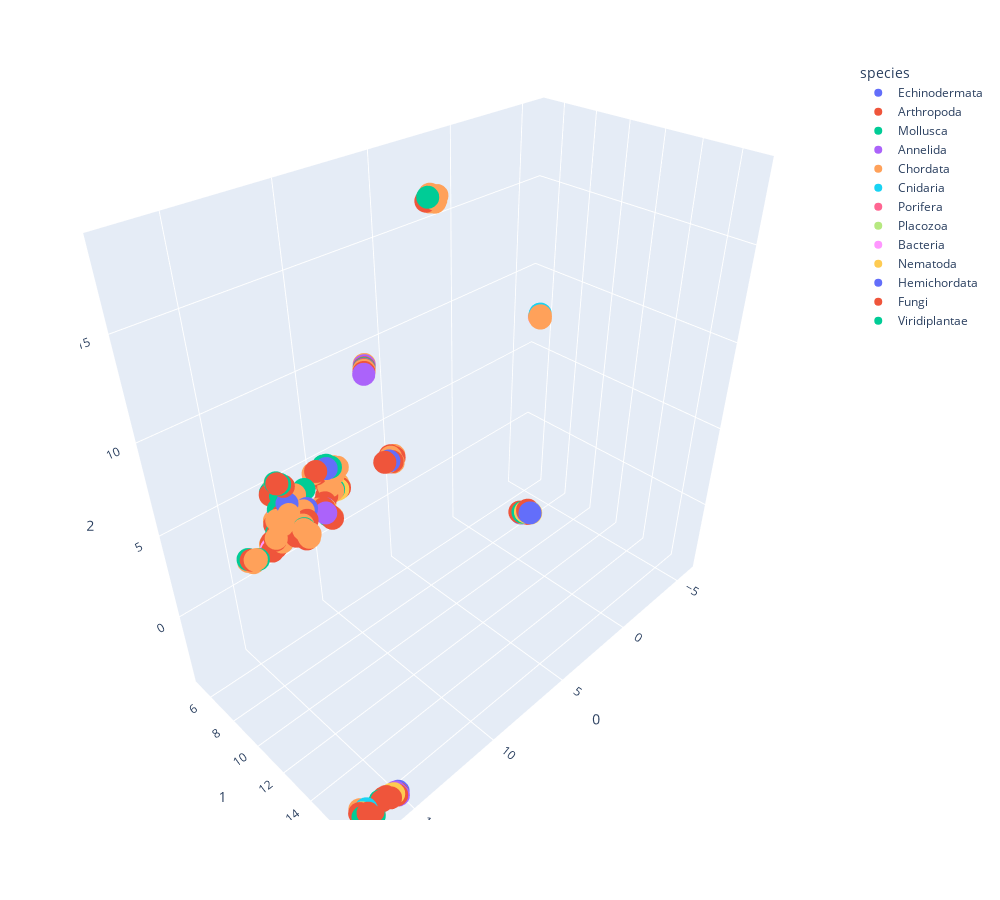

The code cell stored with this chart in its notebook:
### Code cell
umap_3d = UMAP(n_components=3, random_state=0)
proj_umap_dist_3d = umap_3d.fit_transform(dist_matrix)

umap_dist_3d = px.scatter_3d(
    proj_umap_dist_3d, x=0, y=1, z=2,
    color=colour.Color_species, labels={'color': 'species'}
)
umap_dist_3d.update_traces(marker_size=8)
umap_dist_3d.update_layout(xaxis_range=[-20, 20], yaxis_range=[-20, 20])
umap_dist_3d.update_layout(width=1000, height=900)
umap_dist_3d.update_xaxes(dtick=5)
umap_dist_3d.show()

### Figure 1 — Plotly figure (JSON) as saved in the notebook; plotly's stock layout.template omitted (floating-point values rounded to 4 significant figures)
{"data": [{"hovertemplate": "species=Echinodermata<br>0=%{x}<br>1=%{y}<br>2=%{z}<extra></extra>", "legendgroup": "Echinodermata", "marker": {"color": "#636efa", "size": 8, "symbol": "circle"}, "mode": "markers", "name": "Echinodermata", "scene": "scene", "showlegend": true, "type": "scatter3d", "x": [11.91, 12.41, 12.58, 6.593, 10.36, 6.361, 1.283, 1.247, 1.251, 1.42], "y": [7.113, 6.625, 6.575, 6.808, 6.785, 6.626, 11.56, 11.4, 11.7, 11.22], "z": [4.487, 4.331, 4.848, 4.281, 5.807, 4.066, 0.6779, 0.5255, 0.6471, 0.4537]}, {"hovertemplate": "species=Arthropoda<br>0=%{x}<br>1=%{y}<br>2=%{z}<extra></extra>", "legendgroup": "Arthropoda", "marker": {"color": "#EF553B", "size": 8, "symbol": "circle"}, "mode": "markers", "name": "Arthropoda", "scene": "scene", "showlegend": true, "type": "scatter3d", "x": [13.24, 1.456, 1.155, 12.64, 12.68, 12.8, 12.73, 8.555, 8.481, 14.05, 8.429, 6.362, 12.51, 13.67, 12.5, 13.79, 13.24, 12.73, 12.75, 12.74, 11.11, 11.13, 13.04, 11.18, 12.96, 13.02, 11.21, 12.5, 12.5, 12.83, 15.53, 12.16, 13.72, 11.27, 12.17, 12.13, 16.86, 12.22, 6.478, 10.61, 10.03, 10.54, 5.578, 12.97, 14.93, 13.05, 6.833, 10.64, 10.22, 10.2, 10.12, 5.669, 12.52, 10.09, 10.77, 10.52, 10.86, 13.8, 13.47, 13.75, 16.72, 17.23, 16.8, 15.55, 16.83, 17.2, 13.81, 17.06, 15.62, 16.98, 15.56, 15.88, 16.01, 16.74, 16.25, 16.1, 6.235, 6.241, 10.48, 13.85, 10.37, 10.41, 1.265, 1.357], "y": [6.559, 11.17, 11.47, 5.806, 6.327, 5.913, 5.871, 7.828, 7.755, 7.19, 7.702, 6.657, 6.503, 7.184, 6.45, 7.153, 6.342, 6.114, 6.125, 6.223, 7.942, 7.984, 6.763, 7.881, 8.483, 8.542, 7.485, 6.342, 6.336, 6.477, 17.02, 6.278, 7.215, 7.558, 6.233, 6.241, 16.74, 7.519, 6.925, 6.228, 6.835, 6.221, 8.973, 6.002, 6.722, 7.779, 6.78, 6.33, 6.568, 6.593, 6.682, 8.986, 5.109, 6.018, 6.508, 6.815, 7.094, 6.761, 6.9, 6.728, 16.84, 16.53, 16.78, 17.08, 16.72, 16.57, 6.771, 16.6, 17.06, 16.79, 17.04, 16.96, 16.82, 16.81, 16.84, 16.78, 6.695, 6.809, 5.923, 7.213, 6.234, 6.175, 11.53, 11.27], "z": [3.56, 0.516, 0.4228, 3.742, 3.932, 3.819, 3.702, 10.7, 10.78, 3.265, 10.83, 4.408, 4.398, 3.501, 4.474, 3.746, 3.841, 5.859, 5.858, 5.905, 3.978, 3.954, 3.918, 4.08, 4.156, 4.2, 4.293, 5.692, 5.686, 4.248, -3.341, 4.257, 3.496, 4.286, 4.238, 4.342, -3.721, 4.208, 4.241, 5.376, 5.619, 5.176, 18.15, 3.694, 2.976, 3.912, 4.309, 5.401, 5.773, 5.797, 5.688, 18.05, 4.508, 4.855, 5.707, 4.284, 4.21, 3.298, 3.767, 3.32, -3.8, -3.503, -3.874, -3.398, -3.704, -3.509, 3.316, -3.458, -3.34, -3.467, -3.383, -3.375, -3.29, -3.596, -3.324, -3.326, 4.207, 4.315, 5.018, 3.379, 5.019, 4.917, 0.7453, 0.451]}, {"hovertemplate": "species=Mollusca<br>0=%{x}<br>1=%{y}<br>2=%{z}<extra></extra>", "legendgroup": "Mollusca", "marker": {"color": "#00cc96", "size": 8, "symbol": "circle"}, "mode": "markers", "name": "Mollusca", "scene": "scene", "showlegend": true, "type": "scatter3d", "x": [12.68, 8.451, 11.23, 10.13, 12.6, 17.2, 15.02, 5.364, 5.7, 10.15, 11.51, 13.08, 5.522, 12.79, 12.74, 10.32, 14.69, 10.25, 12.48, 12.39, 12.55, 12.45, 10.1, 10.15, 17.18, 15.51, 16.74, 16.29, 6.445, 13.0, 10.26, 1.241, 13.37, 1.178, 1.226, 1.354], "y": [5.845, 7.724, 7.808, 6.875, 6.206, 16.7, 6.607, 9.013, 9.13, 6.834, 6.473, 8.549, 8.906, 6.107, 6.123, 6.533, 6.94, 6.639, 5.063, 5.02, 6.072, 5.045, 5.953, 5.943, 16.67, 17.02, 16.87, 16.76, 6.78, 8.67, 6.748, 11.57, 6.639, 11.63, 11.64, 11.3], "z": [3.741, 10.81, 4.102, 4.491, 5.784, -3.616, 3.001, 18.13, 18.26, 5.8, 5.029, 4.853, 18.05, 4.357, 5.907, 5.804, 3.009, 5.86, 4.54, 4.617, 5.012, 4.565, 4.915, 4.98, -3.595, -3.415, -3.822, -3.369, 4.378, 4.527, 4.354, 0.6212, 3.61, 0.6016, 0.6551, 0.5213]}, {"hovertemplate": "species=Annelida<br>0=%{x}<br>1=%{y}<br>2=%{z}<extra></extra>", "legendgroup": "Annelida", "marker": {"color": "#ab63fa", "size": 8, "symbol": "circle"}, "mode": "markers", "name": "Annelida", "scene": "scene", "showlegend": true, "type": "scatter3d", "x": [8.47, 8.609, 8.37, 8.422, 11.32, 11.13, 15.59, 15.55, 6.577], "y": [7.744, 7.877, 7.643, 7.694, 7.753, 7.466, 16.96, 17.1, 6.765], "z": [10.79, 10.65, 10.89, 10.84, 4.248, 4.226, -3.268, -3.374, 4.174]}, {"hovertemplate": "species=Chordata<br>0=%{x}<br>1=%{y}<br>2=%{z}<extra></extra>", "legendgroup": "Chordata", "marker": {"color": "#FFA15A", "size": 8, "symbol": "circle"}, "mode": "markers", "name": "Chordata", "scene": "scene", "showlegend": true, "type": "scatter3d", "x": [8.499, 8.335, 12.96, 12.93, 13.1, 13.08, 13.14, 12.11, 12.95, 13.06, 12.98, 13.08, 13.03, 6.442, 5.438, 5.332, 6.201, 6.447, 9.877, 5.481, 5.427, 13.17, 5.5, 5.514, 5.464, 13.03, 13.26, 13.19, 13.02, 10.03, 10.21, 10.35, 13.03, -5.816, -5.878, -5.494, -5.79, 9.691, -5.51, -5.456, -5.461, -5.574, 12.75, 10.08, 5.467, 5.281, 5.332, 5.222, 10.11, 13.37, 13.32, 13.46, 13.46, 13.45, 6.407, 13.75, 13.23, 14.88, -5.773, 12.83, 12.02, 6.672, 10.01, 10.28, 11.11, 10.42, 13.03, 12.52, 10.89, 10.07, 11.29, 14.76, 15.03, 15.01, 14.81, 13.52, 14.9, 13.57, 12.79, 12.93, 13.08, 12.86, 12.48, 16.85, 13.84, 17.14, 13.18, 6.138], "y": [7.772, 7.607, 8.494, 8.464, 8.674, 8.789, 8.585, 7.115, 8.746, 8.783, 8.813, 8.871, 8.734, 6.768, 9.287, 9.283, 6.642, 6.635, 6.991, 9.376, 9.253, 6.795, 9.041, 9.104, 9.062, 6.467, 6.881, 6.716, 6.291, 6.878, 6.9, 6.831, 8.391, 5.765, 5.703, 6.094, 5.791, 6.626, 6.077, 6.131, 6.126, 6.014, 6.098, 5.973, 8.994, 9.004, 8.953, 9.076, 6.982, 7.223, 7.057, 7.182, 7.156, 7.158, 6.916, 7.185, 7.17, 6.796, 5.807, 7.026, 6.415, 6.768, 6.804, 6.768, 7.939, 6.128, 6.009, 5.121, 6.45, 5.886, 7.094, 6.88, 6.629, 6.639, 6.853, 7.014, 6.758, 7.359, 6.719, 6.7, 7.525, 7.529, 7.516, 16.63, 6.743, 16.44, 6.484, 6.672], "z": [10.76, 10.92, 4.258, 4.101, 4.821, 4.685, 4.857, 4.465, 4.615, 4.593, 4.638, 4.539, 4.562, 4.419, 18.23, 18.27, 4.157, 4.165, 5.731, 18.16, 18.01, 4.131, 18.31, 18.3, 18.29, 3.643, 3.451, 3.485, 3.584, 5.787, 4.48, 4.781, 4.939, 7.377, 7.318, 7.667, 7.408, 4.464, 7.608, 7.559, 7.633, 7.621, 5.886, 4.892, 17.96, 18.12, 18.12, 18.11, 5.483, 4.416, 4.34, 4.552, 4.467, 4.495, 4.16, 3.851, 3.64, 2.837, 7.421, 4.623, 4.965, 4.222, 5.624, 4.692, 3.991, 4.973, 3.759, 4.49, 5.604, 4.935, 4.071, 3.005, 2.899, 2.958, 2.982, 3.531, 2.872, 3.621, 3.815, 3.988, 3.797, 3.882, 4.032, -3.582, 3.257, -3.421, 4.154, 4.321]}, {"hovertemplate": "species=Cnidaria<br>0=%{x}<br>1=%{y}<br>2=%{z}<extra></extra>", "legendgroup": "Cnidaria", "marker": {"color": "#19d3f3", "size": 8, "symbol": "circle"}, "mode": "markers", "name": "Cnidaria", "scene": "scene", "showlegend": true, "type": "scatter3d", "x": [8.496, -5.535, -5.595, -5.821, -5.524, 16.95], "y": [7.769, 6.052, 5.993, 5.76, 6.064, 16.63], "z": [10.76, 7.641, 7.703, 7.377, 7.685, -3.36]}, {"hovertemplate": "species=Porifera<br>0=%{x}<br>1=%{y}<br>2=%{z}<extra></extra>", "legendgroup": "Porifera", "marker": {"color": "#FF6692", "size": 8, "symbol": "circle"}, "mode": "markers", "name": "Porifera", "scene": "scene", "showlegend": true, "type": "scatter3d", "x": [11.16], "y": [7.888], "z": [4.0]}, {"hovertemplate": "species=Placozoa<br>0=%{x}<br>1=%{y}<br>2=%{z}<extra></extra>", "legendgroup": "Placozoa", "marker": {"color": "#B6E880", "size": 8, "symbol": "circle"}, "mode": "markers", "name": "Placozoa", "scene": "scene", "showlegend": true, "type": "scatter3d", "x": [12.96], "y": [6.903], "z": [3.595]}, {"hovertemplate": "species=Bacteria<br>0=%{x}<br>1=%{y}<br>2=%{z}<extra></extra>", "legendgroup": "Bacteria", "marker": {"color": "#FF97FF", "size": 8, "symbol": "circle"}, "mode": "markers", "name": "Bacteria", "scene": "scene", "showlegend": true, "type": "scatter3d", "x": [-5.863, 12.8, 14.03], "y": [5.717, 6.087, 7.109], "z": [7.334, 4.225, 3.347]}, {"hovertemplate": "species=Nematoda<br>0=%{x}<br>1=%{y}<br>2=%{z}<extra></extra>", "legendgroup": "Nematoda", "marker": {"color": "#FECB52", "size": 8, "symbol": "circle"}, "mode": "markers", "name": "Nematoda", "scene": "scene", "showlegend": true, "type": "scatter3d", "x": [15.69, 15.76, 17.15, 9.72, 10.08, 9.865, 1.222, 1.402, 1.291, 11.17], "y": [16.95, 16.91, 16.58, 6.779, 6.835, 6.84, 11.72, 11.24, 11.41, 7.543], "z": [-3.292, -3.287, -3.493, 4.358, 4.366, 4.329, 0.6342, 0.4753, 0.5777, 4.265]}, {"hovertemplate": "species=Hemichordata<br>0=%{x}<br>1=%{y}<br>2=%{z}<extra></extra>", "legendgroup": "Hemichordata", "marker": {"color": "#636efa", "size": 8, "symbol": "circle"}, "mode": "markers", "name": "Hemichordata", "scene": "scene", "showlegend": true, "type": "scatter3d", "x": [15.44], "y": [16.95], "z": [-3.382]}, {"hovertemplate": "species=Fungi<br>0=%{x}<br>1=%{y}<br>2=%{z}<extra></extra>", "legendgroup": "Fungi", "marker": {"color": "#EF553B", "size": 8, "symbol": "circle"}, "mode": "markers", "name": "Fungi", "scene": "scene", "showlegend": true, "type": "scatter3d", "x": [16.69, 9.742], "y": [16.76, 6.82], "z": [-3.633, 4.337]}, {"hovertemplate": "species=Viridiplantae<br>0=%{x}<br>1=%{y}<br>2=%{z}<extra></extra>", "legendgroup": "Viridiplantae", "marker": {"color": "#00cc96", "size": 8, "symbol": "circle"}, "mode": "markers", "name": "Viridiplantae", "scene": "scene", "showlegend": true, "type": "scatter3d", "x": [6.39], "y": [6.667], "z": [4.242]}], "layout": {"height": 900, "legend": {"title": {"text": "species"}, "tracegroupgap": 0}, "margin": {"t": 60}, "scene": {"aspectmode": "auto", "aspectratio": {"x": 1.259, "y": 0.6576, "z": 1.208}, "domain": {"x": [0, 1], "y": [0, 1]}, "xaxis": {"title": {"text": "0"}, "type": "linear"}, "yaxis": {"title": {"text": "1"}, "type": "linear"}, "zaxis": {"title": {"text": "2"}, "type": "linear"}}, "width": 1000, "xaxis": {"dtick": 5, "range": [-20, 20]}, "yaxis": {"range": [-20, 20]}}}
